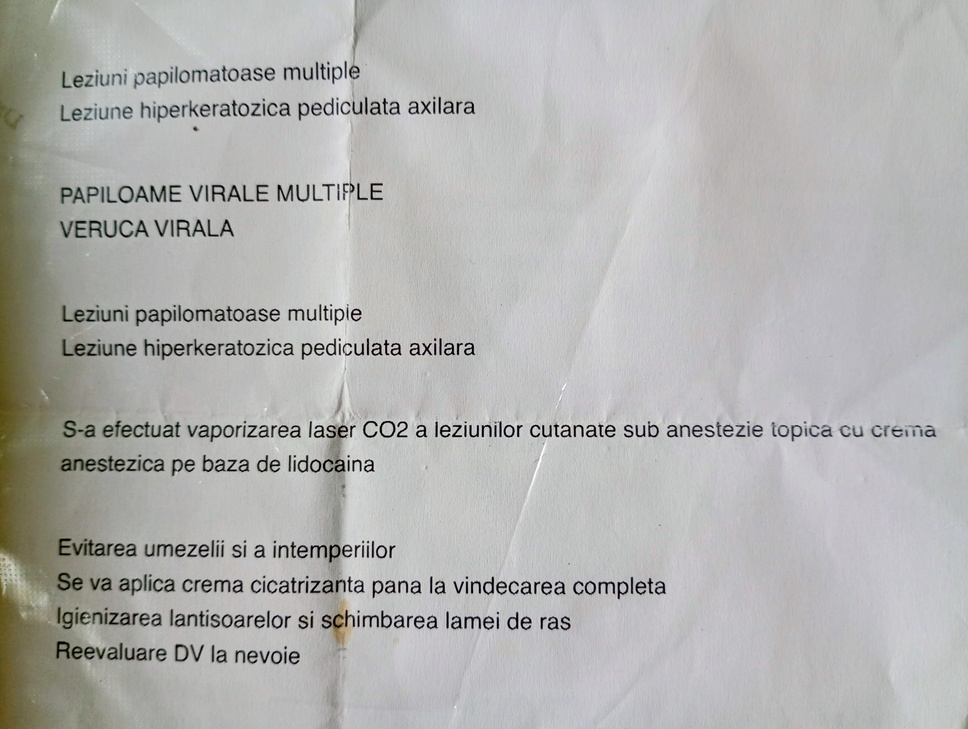
#> input picture testing space/temp_img.jpg, 968 x 729 px, shrunk from 4042 x 3043 before the run
$ python temp_to_test.py temp_img.jpg
#> lines starting #> are read from the running program, lines starting #| are printed output that depends on the picture; after the words box and inside, x2 and y2 are one past the last pixel; in counts of white or black regions, pixels touching at a corner belong together
#!/usr/bin/env python3
"""
Bulk OCR test harness (CLI)

Usage:
  python temp_to_test.py path/to/image.jpg

Outputs:
  - Prints a compact scoreboard for each (variant × psm)
  - Writes the best result to out.txt
  - Writes every candidate to out_<variant>_<psm>.txt (for side-by-side diff)

v1 improvements:
  - Add padding border
  - Deskew clamp + cleaner angle mask
  - Hard "symbol soup" candidate rejection
  - Optional conservative lexicon correction (off by default)
"""

import sys
from pathlib import Path
from dataclasses import dataclass
from typing import Dict, Any, List, Tuple

import cv2
import numpy as np
import pytesseract
from PIL import Image


# ----------------------------
# Tunables (v1)
# ----------------------------
BORDER_PX = 40

DESKEW_MIN_DEG = 0.6
DESKEW_MAX_DEG = 9.0  # clamp; prevents catastrophic rotations

# Hard rejection thresholds (symbol soup)
MAX_GARBAGE_RATIO = 0.35         # <= 1-char token ratio
MIN_AVG_WORD_LEN = 2.2
MAX_LONG_RATIO = 0.25            # >=16 char tokens ratio
MAX_NON_TEXT_CHAR_RATIO = 0.38   # too many weird chars

# Optional lexicon correction (very conservative)
USE_LEXICON = True
LEXICON_CUTOFF = 0.90  # difflib similarity cutoff (higher = more conservative)


# ----------------------------
# Utility: load image
# ----------------------------
def load_pil(path: Path) -> Image.Image:
    img = Image.open(path)
#> img is the input picture: PIL image 968x729 RGB; mean R, G, B 178.6, 178.5, 177
    img.load()
    if img.mode not in ("RGB", "L"):
        img = img.convert("RGB")
    return img


def add_white_border(pil_img: Image.Image, px: int = BORDER_PX) -> Image.Image:
    """Add a constant white border around the image (helps OCR near edges)."""
#> called with px = 40
    arr = np.array(pil_img)
    if arr.ndim == 2:
        bordered = cv2.copyMakeBorder(arr, px, px, px, px, borderType=cv2.BORDER_CONSTANT, value=255)
        return Image.fromarray(bordered)
    # RGB
    bordered = cv2.copyMakeBorder(arr, px, px, px, px, borderType=cv2.BORDER_CONSTANT, value=(255, 255, 255))
    return Image.fromarray(bordered)


# ----------------------------
# Preprocessing variants
# ----------------------------
def preprocess_threshold(pil_img: Image.Image) -> Image.Image:
    img = cv2.cvtColor(np.array(pil_img), cv2.COLOR_RGB2BGR) if pil_img.mode != "L" else cv2.cvtColor(
        np.array(pil_img), cv2.COLOR_GRAY2BGR
    )
#> img: shape (809, 1048, 3)
    gray = cv2.cvtColor(img, cv2.COLOR_BGR2GRAY)
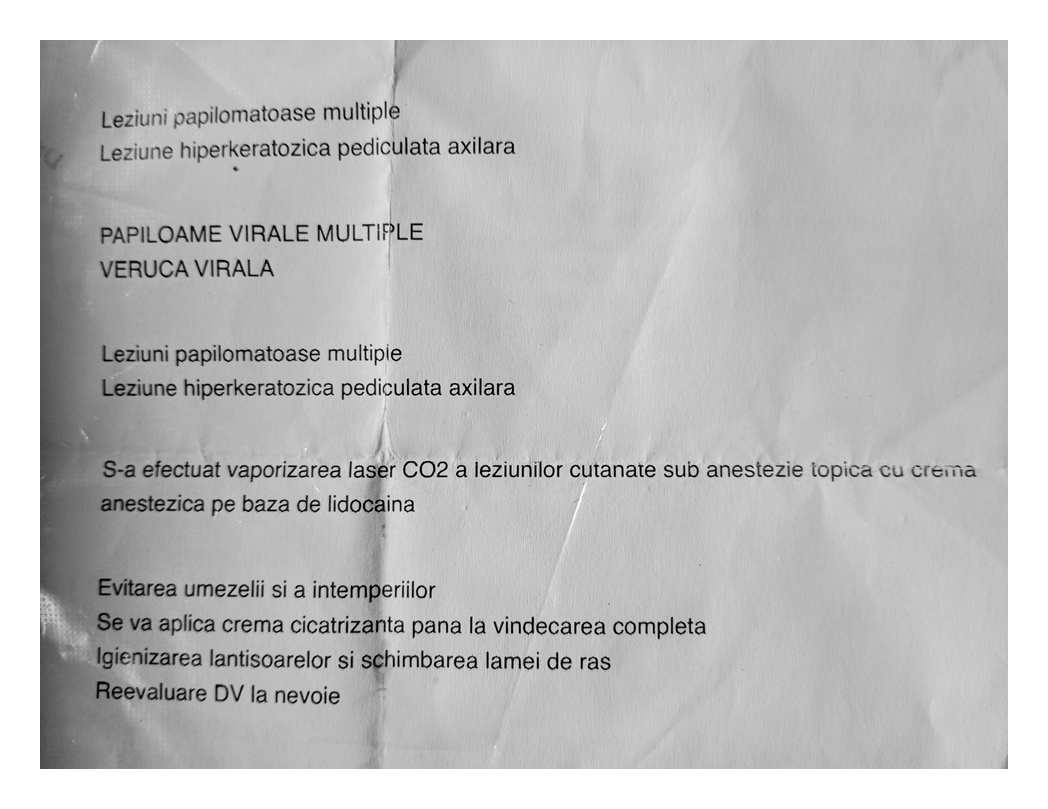
#> gray: shape (809, 1048); min 0, max 255, mean 191.2
    gray = cv2.fastNlMeansDenoising(gray, h=12)
    thr = cv2.adaptiveThreshold(
        gray, 255,
        cv2.ADAPTIVE_THRESH_GAUSSIAN_C,
        cv2.THRESH_BINARY,
        31, 11
    )
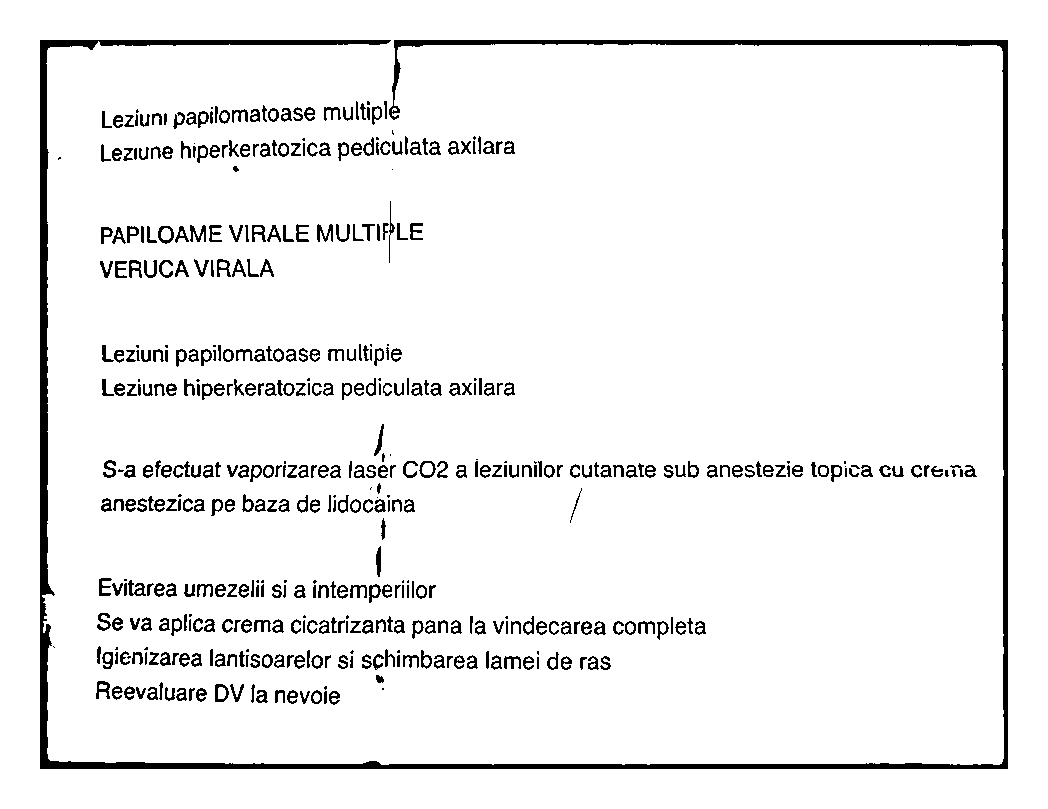
#> thr: shape (809, 1048); 94.2% white; 484 black regions (57 under 20 px), largest, box (x1, y1, x2, y2) and area: (40, 40, 1008, 769) 19256, (317, 224, 333, 242) 151, (190, 225, 206, 242) 143
    return Image.fromarray(thr)


def preprocess_gray(pil_img: Image.Image) -> Image.Image:
    img = cv2.cvtColor(np.array(pil_img), cv2.COLOR_RGB2BGR) if pil_img.mode != "L" else cv2.cvtColor(
        np.array(pil_img), cv2.COLOR_GRAY2BGR
    )
    gray = cv2.cvtColor(img, cv2.COLOR_BGR2GRAY)
    gray = cv2.fastNlMeansDenoising(gray, h=10)
    gray = cv2.GaussianBlur(gray, (3, 3), 0)
    return Image.fromarray(gray)


def _angle_mask_for_deskew(gray_u8: np.ndarray) -> np.ndarray:
    """
    Build a cleaner foreground mask for angle estimation:
      - Otsu binarize
      - Invert
      - Morph open to drop pepper noise
      - Remove huge blobs (often stamps/logos)
    """
    _, bw = cv2.threshold(gray_u8, 0, 255, cv2.THRESH_BINARY + cv2.THRESH_OTSU)
    inv = 255 - bw

    # drop pepper noise
    k = cv2.getStructuringElement(cv2.MORPH_RECT, (3, 3))
    inv = cv2.morphologyEx(inv, cv2.MORPH_OPEN, k, iterations=1)
#> inv: shape (809, 1048); 3.6% white; 618 white regions (440 under 20 px), largest, box (x1, y1, x2, y2) and area: (40, 40, 1008, 769) 12924, (40, 40, 98, 595) 4533, (100, 40, 389, 46) 1446

    # remove very large connected components (keep likely text)
    num_labels, labels, stats, _ = cv2.connectedComponentsWithStats(inv, connectivity=8)
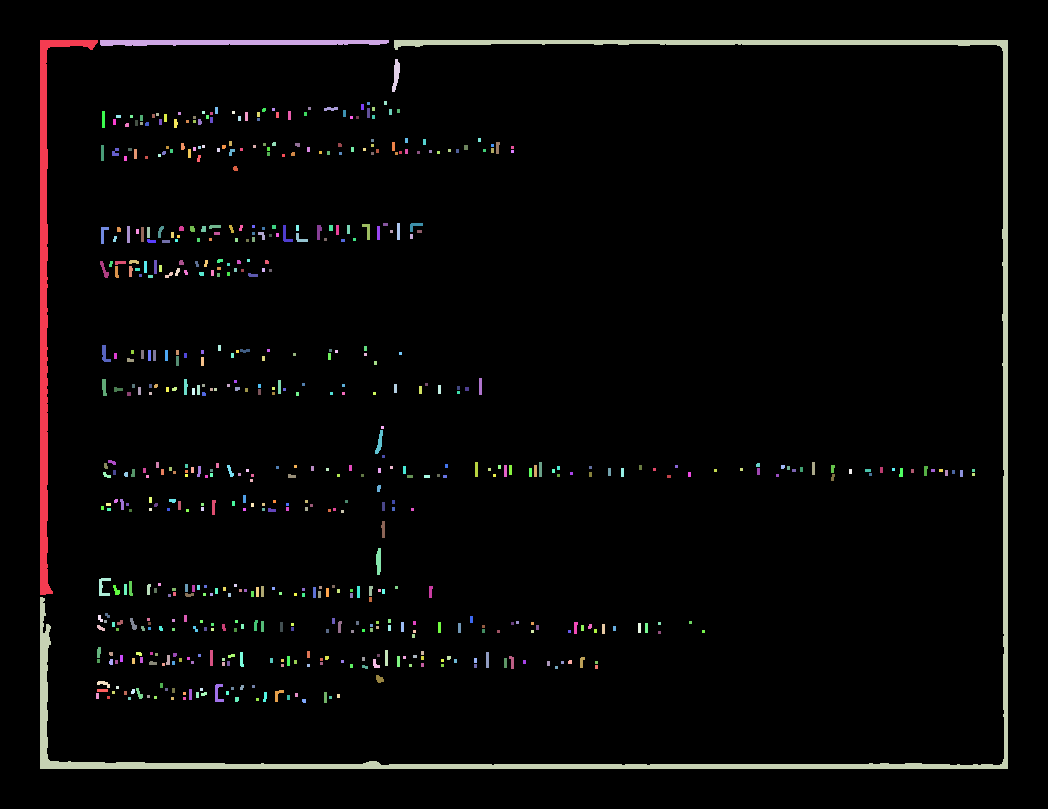
#> labels: shape (809, 1048) int32; 619 distinct labels, from 0 to 618; one colour per label, 0 black
#> num_labels = 619; stats = 619 rows, first 6: [0, 0, 1048, 809, 817532], [40, 40, 58, 555, 4533], [100, 40, 289, 6, 1446], [40, 40, 968, 729, 12924], [392, 59, 8, 33, 151], [384, 101, 3, 4, 12]
    if num_labels <= 1:
        return inv

    h, w = inv.shape[:2]
#> h = 809; w = 1048
    max_keep_area = int(0.12 * h * w)  # keep components smaller than 12% page area
#> max_keep_area = 101739
    cleaned = np.zeros_like(inv)
    for lab in range(1, num_labels):
        area = stats[lab, cv2.CC_STAT_AREA]
        if 25 <= area <= max_keep_area:
            cleaned[labels == lab] = 255
#> this loop made 618 passes
#> area on passes 1 to 3: 4533, 1446, 12924
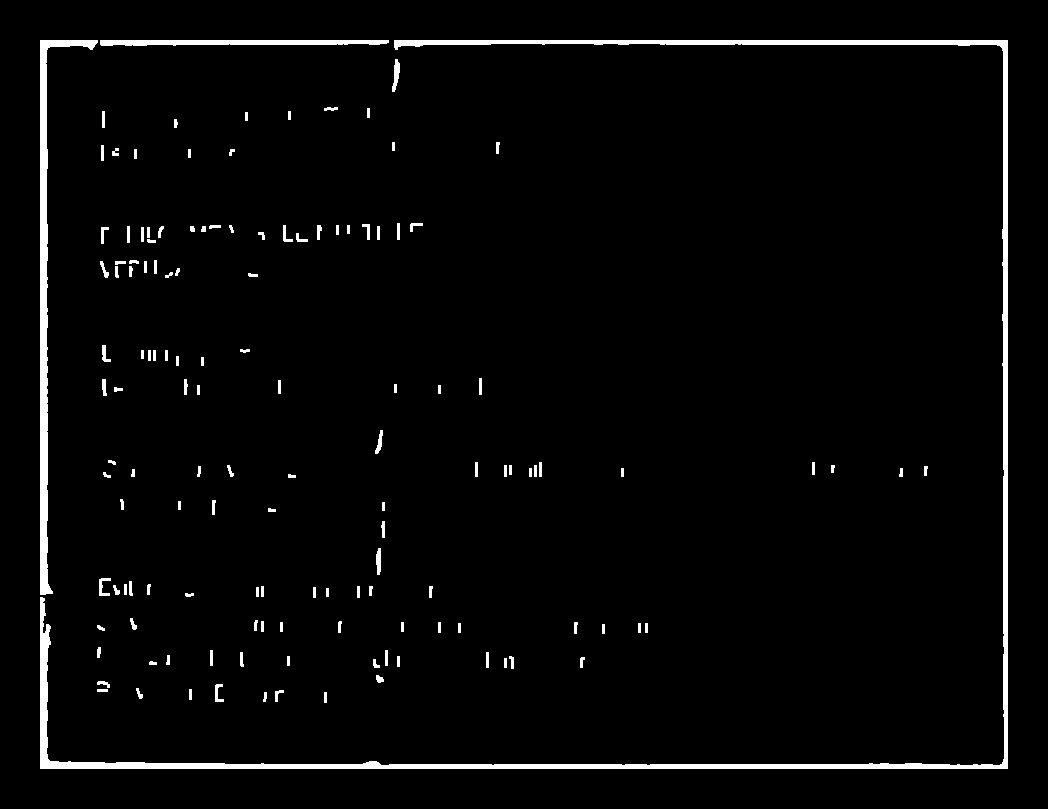
#> cleaned: shape (809, 1048); 2.9% white; 136 white regions, largest, box (x1, y1, x2, y2) and area: (40, 40, 1008, 769) 12924, (40, 40, 98, 595) 4533, (100, 40, 389, 46) 1446
    return cleaned


def deskew_pil(pil_img: Image.Image) -> Image.Image:
    """
    Deskew with clamp to avoid catastrophic failures.
    Uses a cleaner mask for angle estimation.
    """
    arr = np.array(pil_img)
    if arr.ndim == 3:
        gray = cv2.cvtColor(arr, cv2.COLOR_RGB2GRAY)
    else:
        gray = arr.copy()

    mask = _angle_mask_for_deskew(gray)
    coords = cv2.findNonZero(mask)
#> coords = contour of 24180 points, box (x1, y1, x2, y2) (40, 40, 1008, 769), area 102
    if coords is None:
        return pil_img

    rect = cv2.minAreaRect(coords)
#> rect = ((523.5, 404), (728, 967), -90)
    angle = rect[-1]
#> angle = -90

    # minAreaRect angle conventions
    if angle < -45:
        angle = -(90 + angle)
#> angle = 0
    else:
        angle = -angle

    if abs(angle) < DESKEW_MIN_DEG:
        return pil_img
    if abs(angle) > DESKEW_MAX_DEG:
        # clamp: skip rather than rotating into garbage
        return pil_img

    h, w = gray.shape[:2]
    center = (w // 2, h // 2)
    M = cv2.getRotationMatrix2D(center, angle, 1.0)

    rotated = cv2.warpAffine(
        arr,
        M,
        (w, h),
        flags=cv2.INTER_CUBIC,
        borderMode=cv2.BORDER_CONSTANT,
        borderValue=(255, 255, 255) if arr.ndim == 3 else 255
    )
    return Image.fromarray(rotated)


# ----------------------------
# OCR helpers
# ----------------------------
# [389 lines left out: functions reconstruct_text_by_lines, clean_romanian_ocr_errors, repair_spacing, avg_confidence_from_data, compute_glue_metrics, non_text_char_ratio and 7 more, not called in this run]


@dataclass
class Candidate:
    variant: str
    psm_tag: str
    conf: int
    score: float
    text: str


# ----------------------------
# Main
# ----------------------------
def main():
    if len(sys.argv) != 2:
        print("Usage: python temp_to_test.py <image_path>")
        sys.exit(1)

    path = Path(sys.argv[1])
    if not path.exists():
        print(f"[ERROR] File not found: {path}")
        sys.exit(1)

    pil = load_pil(path)

    # v1: padding border first
    pil = add_white_border(pil, px=BORDER_PX)

    # Preprocess variants (include deskewed forms)
    base_thr = preprocess_threshold(pil)
    base_gray = preprocess_gray(pil)

    variants = [
        ("thr", base_thr),
        ("gray", base_gray),
        ("thr_deskew", deskew_pil(base_thr)),
        ("gray_deskew", deskew_pil(base_gray)),
    ]
#> in _angle_mask_for_deskew (call 2), `_, bw = cv2.threshold(gray_u8, 0, 255, cv2.THRESH_BINARY + cv2.THRESH_..`:
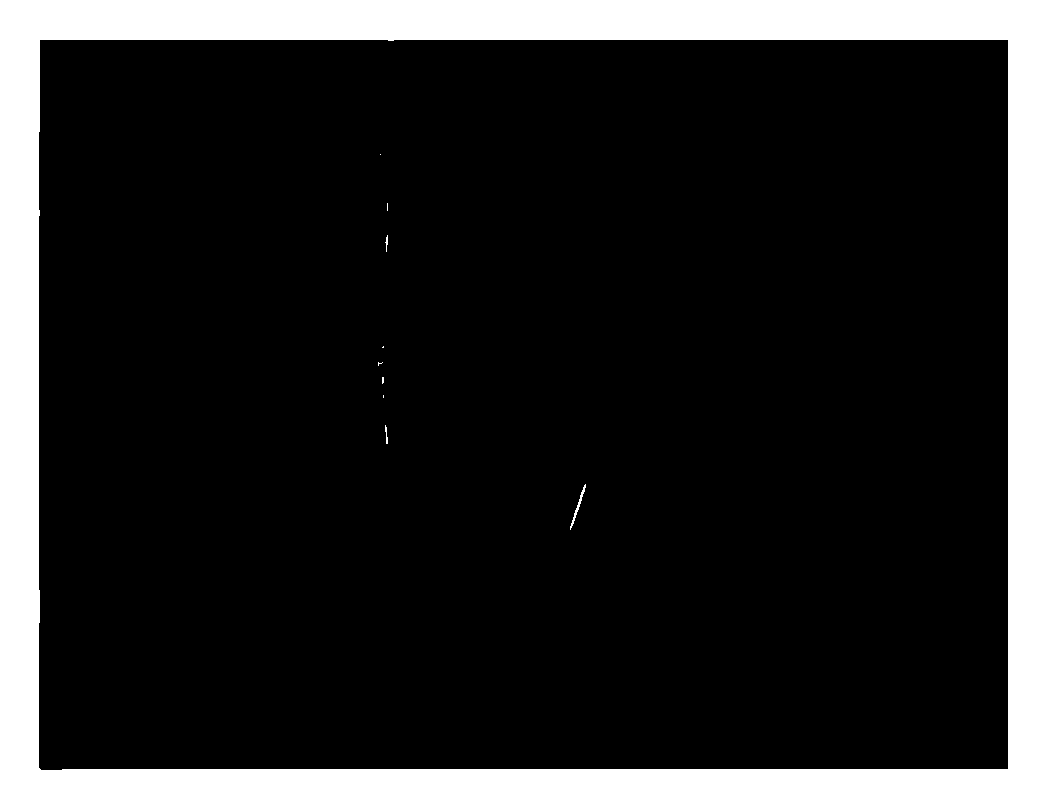
#> bw: shape (809, 1048); 16.7% white; 10 white regions (6 under 20 px), largest, box (x1, y1, x2, y2) and area: (0, 0, 1048, 809) 141548, (570, 484, 586, 530) 111, (385, 425, 388, 444) 31, (385, 235, 388, 252) 26
#> in _angle_mask_for_deskew (call 2), `num_labels, labels, stats, _ = cv2.connectedComponentsWithStats(inv, c..`: num_labels = 2; stats = [[0, 0, 1048, 809, 141752], [39, 40, 969, 730, 706080]]
#> the loop in _angle_mask_for_deskew (call 2), `for lab in range(1, num_labels):` made 1 pass
#> area on pass 1: 706080
#> after the loop in _angle_mask_for_deskew (call 2), `for lab in range(1, num_labels):`: cleaned: shape (809, 1048); every value is 0

    ocr_configs = [
        ("psm3", r"--oem 3 --psm 3 -c preserve_interword_spaces=1"),
        ("psm4", r"--oem 3 --psm 4 -c preserve_interword_spaces=1"),
        ("psm6", r"--oem 3 --psm 6 -c preserve_interword_spaces=1"),
        ("psm11", r"--oem 3 --psm 11 -c preserve_interword_spaces=1"),
    ]

    candidates: List[Candidate] = []

    for variant_tag, variant_img in variants:
        for psm_tag, config in ocr_configs:

            ocr_data = pytesseract.image_to_data(
                variant_img,
                lang="ron+eng",
                config=config,
                output_type=pytesseract.Output.DICT
            )

            raw = reconstruct_text_by_lines(ocr_data)
            cleaned = repair_spacing(clean_romanian_ocr_errors(raw))
            cleaned = reflow_into_lines(cleaned)
            cleaned = postprocess_lines(cleaned)
            cleaned = apply_conservative_lexicon(cleaned)

            conf = avg_confidence_from_data(ocr_data)
            sc = score_candidate(conf, cleaned)

            candidates.append(Candidate(
                variant=variant_tag,
                psm_tag=psm_tag,
                conf=conf,
                score=sc,
                text=cleaned
            ))

            out_path = Path(f"out_{variant_tag}_{psm_tag}.txt")
            out_path.write_text(cleaned, encoding="utf-8")

            garbR, longR, avgLen, wc, cc = compute_glue_metrics(cleaned)
            preview = cleaned.replace("\n", " ")[:90]
            ntcr = non_text_char_ratio(cleaned)
            valid_tag = "OK" if is_candidate_valid(cleaned) else "REJ"

            print(
                f"{variant_tag:10s} {psm_tag:5s} {valid_tag:3s} "
                f"conf={conf:2d} score={sc:8.1f} "
                f"wc={wc:3d} avgLen={avgLen:4.1f} longR={longR:4.2f} garbR={garbR:4.2f} nonTxt={ntcr:4.2f} "
                f"| {preview}"
            )
#> this loop made 1 pass
#> after the loop, candidates = []

    best = max(candidates, key=lambda c: c.score)

    print("\n=== BEST ===")
    print(f"variant={best.variant} psm={best.psm_tag} conf={best.conf} score={best.score:.1f}")
    print("Wrote best to out.txt\n")

    Path("out.txt").write_text(best.text, encoding="utf-8")
    print(best.text)


if __name__ == "__main__":
    main()
#> (the call stopped at in main, `ocr_data = pytesseract.image_to_data( variant_img, lang="ron+eng", con..`: pytesseract is not available in this run)
